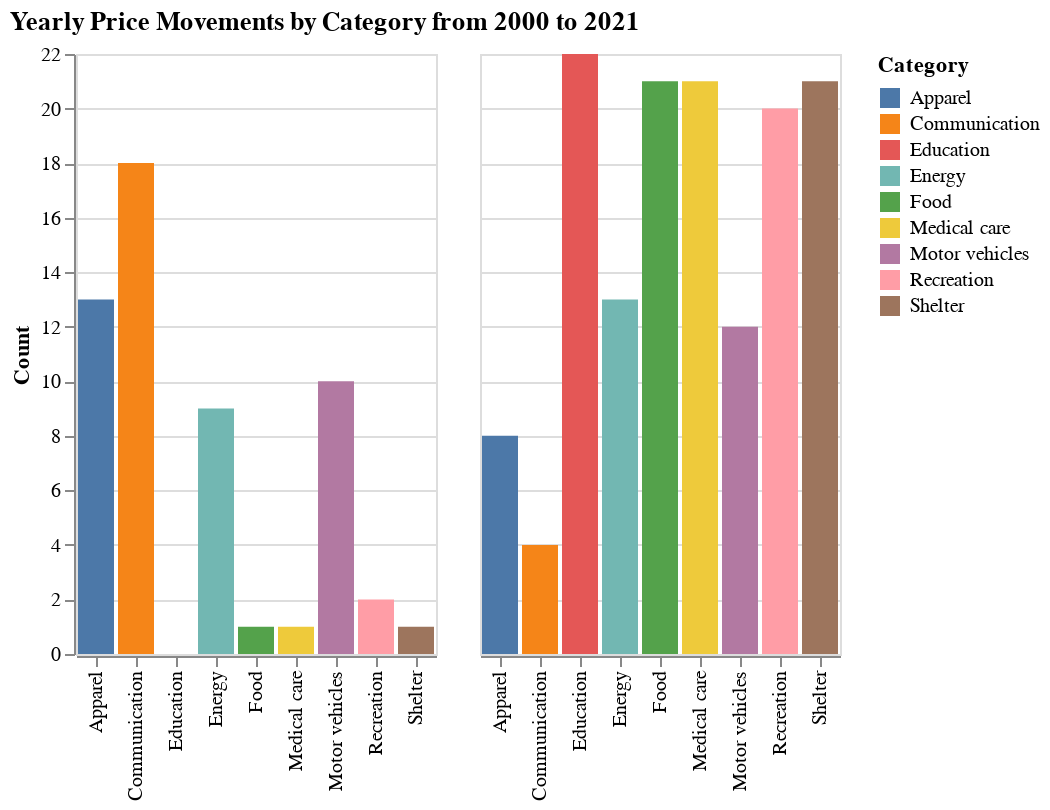

Notebook cell for this chart:
### Markdown cell above
**What's informative about this view:** Now we can explicitly see the negative and positive changes by category without having to parse slopes or points.

**What could be improved about this view:** There are a few problems to tackle here. The labels on the X axis should show that we're binning positive vs. negative changes, and we also want to unstack the categories. We want to focus on the categories as entities rather than one big heap.

### Code cell
# Sixth chart - Historgram of positive or negative changes
alt.Chart(pd.DataFrame(df_y).reset_index().dropna(),title='Yearly Price Movements by Category from 2000 to 2021').mark_bar().encode(
    x = alt.X('Category', title=None),
    y = alt.Y('count()', title='Count'),
    color = 'Category',
    column = alt.Column('value', bin=alt.Bin(extent=[-100, 100], step=100), title=None, header=alt.Header(labels=False))
)

### Figure 1 — Vega-Lite specification as saved in the notebook (floating-point values rounded to 4 significant figures; data arrays with more than 128 entries replaced by an {"elided": "..."} marker saying what was removed)
{"config": {"view": {"continuousWidth": 400, "continuousHeight": 300}}, "data": {"name": "data-cc59c880e3b462449cecfc6f423aaf34"}, "mark": "bar", "encoding": {"color": {"field": "Category", "type": "nominal"}, "column": {"bin": {"extent": [-100, 100], "step": 100}, "field": "value", "header": {"labels": false}, "title": null, "type": "quantitative"}, "x": {"field": "Category", "title": null, "type": "nominal"}, "y": {"aggregate": "count", "title": "Count", "type": "quantitative"}}, "title": "Yearly Price Movements by Category from 2000 to 2021", "$schema": "https://vega.github.io/schema/vega-lite/v4.17.0.json", "datasets": {"data-cc59c880e3b462449cecfc6f423aaf34": {"elided": "197 records"}}}
